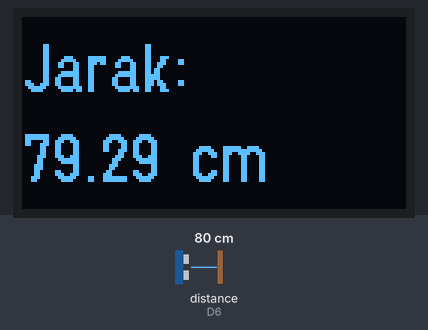
Bench run of a sketch on a simulated ESP8266 (NodeMCU). On the bench: 128×64 one-colour display. Wiring (inferred from the names in the program): ultrasonic range finder: trigger D5; echo D6. The test bench sets the inputs (shaded band); at power-on: distance to the obstacle (sensor on D6) 80 cm. The echo pulse lasts 58.3 µs per cm.

Above: at 1.3 s.
1.4 s: distance to the obstacle (sensor on D6) set to 2 cm
At 2.3 s:
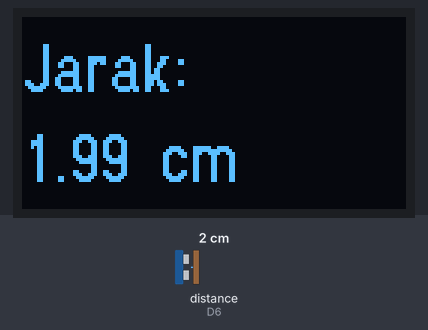
3.1 s: distance to the obstacle (sensor on D6) set to 4 cm
At 4.0 s:
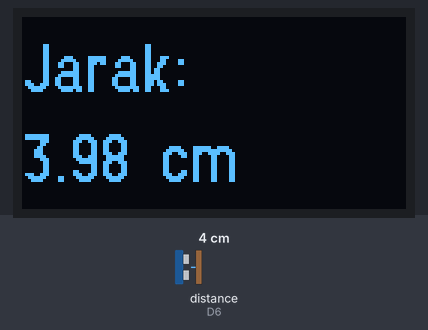
4.7 s: distance to the obstacle (sensor on D6) set to 9 cm
At 5.6 s:
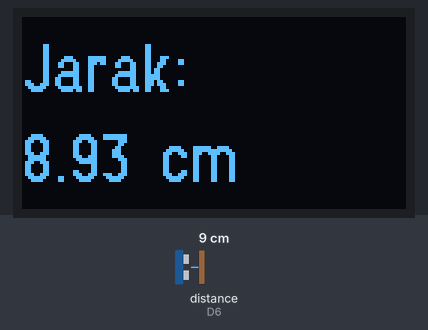
Timing chart, 0 to 7.7 s (numbered marks = the images above; inputs shaded):
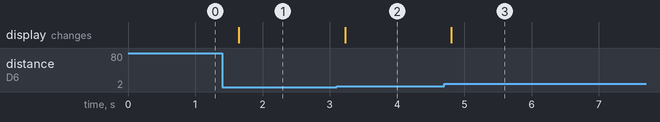

The sketch:

ultrasonic-oled-esp.ino
```cpp
#include <Arduino.h>
#include <U8g2lib.h>
#include <Wire.h>

#define TRIG D5
#define ECHO D6

U8G2_SH1106_128X64_NONAME_F_HW_I2C display(U8G2_R0, U8X8_PIN_NONE);

long duration;
float distance;

void setup() {
  pinMode(TRIG, OUTPUT);
  pinMode(ECHO, INPUT);

  display.begin();
  display.setFont(u8g2_font_logisoso16_tf);
}

void loop() {
  digitalWrite(TRIG, LOW);
  delayMicroseconds(2);
  digitalWrite(TRIG, HIGH);
  delayMicroseconds(10);
  digitalWrite(TRIG, LOW);

  duration = pulseIn(ECHO, HIGH);

  distance = duration * 0.034 / 2;

  display.clearBuffer();

  display.setCursor(0, 25);
  display.print("Jarak:");

  display.setCursor(0, 55);
  display.print(distance);
  display.print(" cm");

  display.sendBuffer();

  delay(500);
}
```

Measured:
- after the input at 1.4 s, the display: changes after 0.25 s (image 1)
- after the input at 3.1 s, the display: changes after 0.13 s (image 2)
- after the input at 4.7 s, the display: changes after 0.11 s (image 3)
